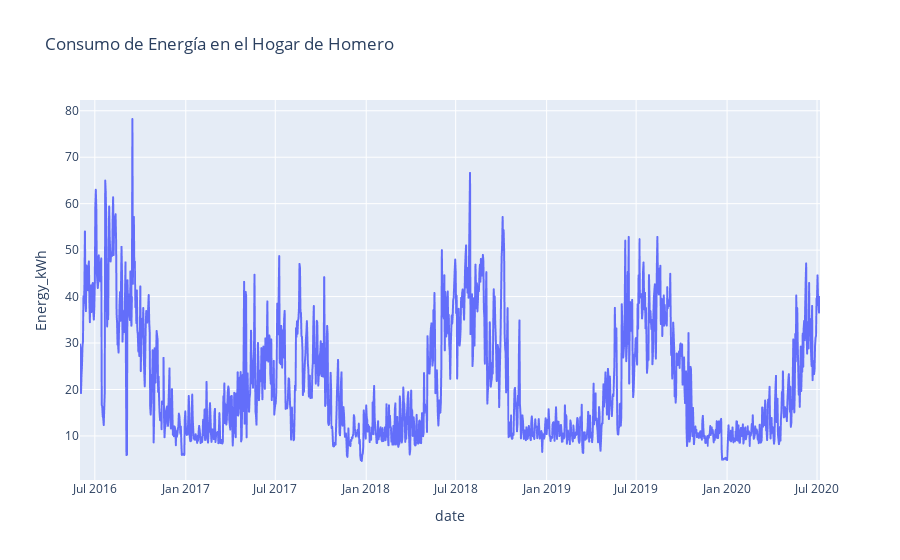

Source (notebook cell):
### Markdown cell above
**Respuesta**:

### Code cell
import pandas as pd
import plotly.express as px

energia_homero = pd.read_csv('energia_homero.csv')
energia_homero['date'] = pd.to_datetime(energia_homero['date'])

fig = px.line(energia_homero, x='date', y='Energy_kWh', title='Consumo de Energía en el Hogar de Homero')
fig.show()

### Figure 1 — Plotly figure (JSON) as saved in the notebook; plotly's stock layout.template omitted (floating-point values rounded to 4 significant figures; data arrays with more than 128 entries replaced by an {"elided": "..."} marker saying what was removed)
{"data": [{"hovertemplate": "date=%{x}<br>Energy_kWh=%{y}<extra></extra>", "legendgroup": "", "line": {"color": "#636efa", "dash": "solid"}, "marker": {"symbol": "circle"}, "mode": "lines", "name": "", "showlegend": false, "type": "scattergl", "x": {"elided": "1498 str values"}, "xaxis": "x", "y": {"elided": "1498 float values"}, "yaxis": "y"}], "layout": {"legend": {"tracegroupgap": 0}, "title": {"text": "Consumo de Energía en el Hogar de Homero"}, "xaxis": {"anchor": "y", "domain": [0, 1], "title": {"text": "date"}}, "yaxis": {"anchor": "x", "domain": [0, 1], "title": {"text": "Energy_kWh"}}}}
